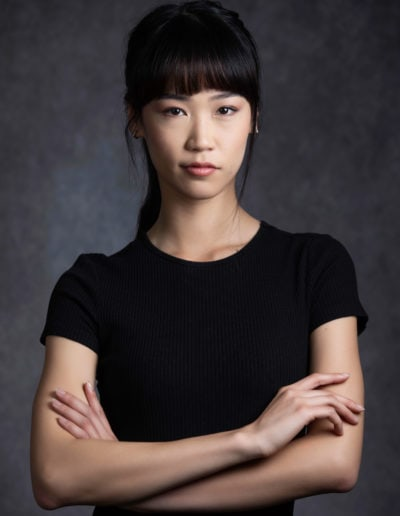
#> input picture Photos/woman.jpg, 400 x 516 px
$ python contours.py
#> lines starting #> are read from the running program, lines starting #| are printed output that depends on the picture; after the words box and inside, x2 and y2 are one past the last pixel; in counts of white or black regions, pixels touching at a corner belong together
import cv2 as cv
import numpy as np

img = cv.imread("Photos/woman.jpg")
#> img is the input picture: shape (516, 400, 3); mean B, G, R 58.1, 57.5, 66.6
cv.imshow("Normal", img)

blank = np.zeros(img.shape, dtype="uint8")
cv.imshow("Blank", blank)


grey = cv.cvtColor(img, cv.COLOR_BGR2GRAY)
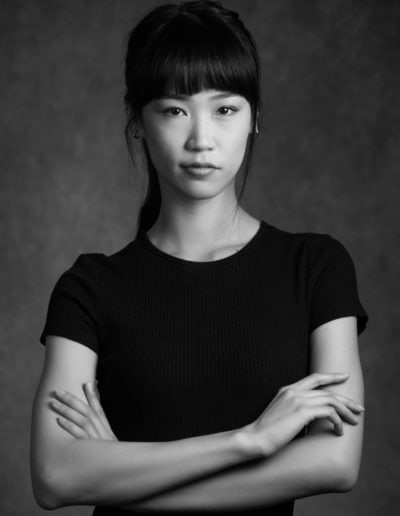
#> grey: shape (516, 400); min 0, max 228, mean 60.3
cv.imshow("Grey", grey)

# [9 lines of commented-out code are left out]
ret, thresh = cv.threshold(grey, 125, 255, cv.THRESH_BINARY)
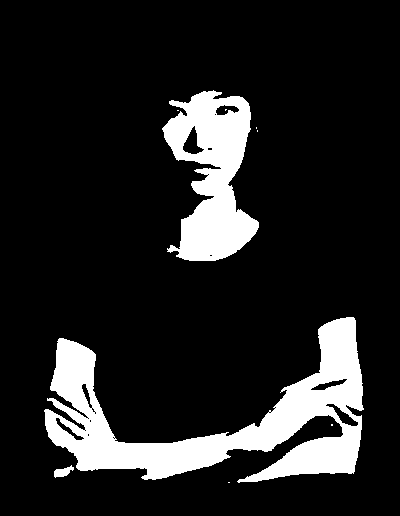
#> thresh: shape (516, 400); 13.9% white; 9 white regions (6 under 20 px)
cv.imshow("Thresh", thresh)

contours, hierachies = cv.findContours(thresh, cv.RETR_LIST, cv.CHAIN_APPROX_SIMPLE)
#> contours = 29 contours, 20 with area under 20; largest, box (x1, y1, x2, y2) and area: (44, 317, 364, 483) 18870, (162, 90, 259, 261) 9624, (182, 125, 205, 155) 320, (325, 403, 359, 427) 249, (310, 378, 348, 391) 189
print(len(contours))
#| 29


cv.drawContours(blank, contours, -1, (0,0,255), 2)
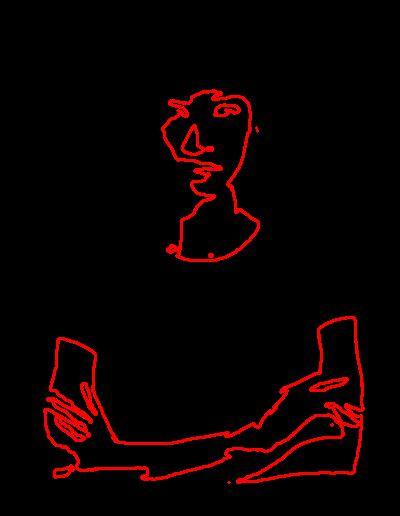
#> blank: shape (516, 400, 3); mean of channels 0, 1, 2 0, 0, 11.7; drawn as B, G, R
cv.imshow("Contours drawn", blank)


cv.waitKey(0)

$ run again, with Photos/boston.jpg copied over Photos/woman.jpg
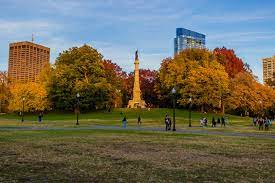
#> input picture Photos/boston.jpg, 275 x 183 px
#> img is the input picture: shape (183, 275, 3); mean B, G, R 90.2, 106.1, 108.8
#> `ret, thresh = cv.threshold(grey, 125, 255, cv.THRESH_BINARY)`:
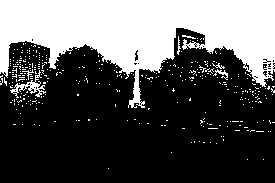
#> thresh: shape (183, 275); 33.5% white; 363 white regions (356 under 20 px)
#> contours = 417 contours, 410 with area under 20; largest, box (x1, y1, x2, y2) and area: (0, 0, 275, 108) 15215, (10, 70, 46, 98) 186, (134, 49, 139, 62) 34, (213, 69, 228, 80) 26, (262, 63, 268, 70) 24, (244, 62, 250, 71) 20, (262, 70, 268, 77) 20
#| 417
#> `cv.drawContours(blank, contours, -1, (0,0,255), 2)`:
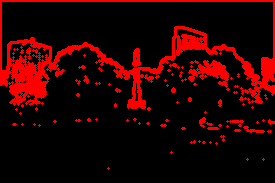
#> blank: shape (183, 275, 3); mean of channels 0, 1, 2 0, 0, 36.8; drawn as B, G, R

$ run again, with Photos/cat.jpg copied over Photos/woman.jpg
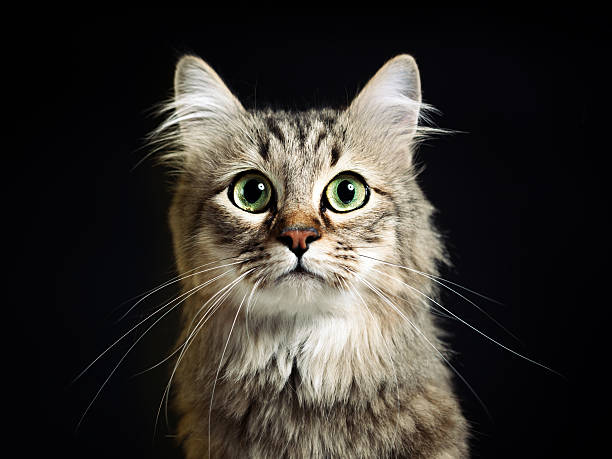
#> input picture Photos/cat.jpg, 612 x 459 px
#> img is the input picture: shape (459, 612, 3); mean B, G, R 45, 49.8, 53.5
#> `ret, thresh = cv.threshold(grey, 125, 255, cv.THRESH_BINARY)`:
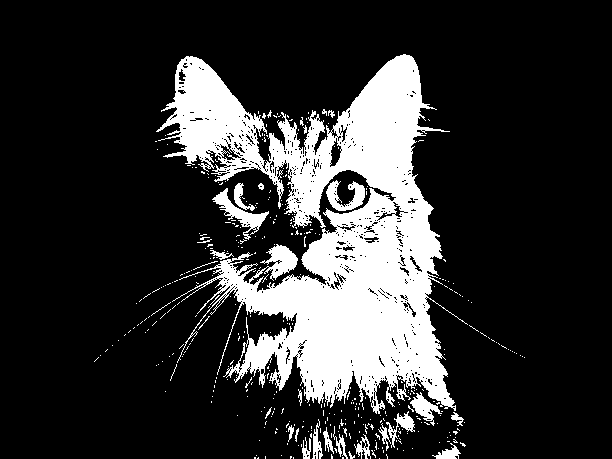
#> thresh: shape (459, 612); 19.3% white; 399 white regions (372 under 20 px)
#> contours = 1230 contours, 1173 with area under 20; largest, box (x1, y1, x2, y2) and area: (156, 54, 468, 414) 49454, (212, 188, 269, 240) 666, (326, 180, 365, 211) 535, (410, 392, 442, 426) 357, (386, 411, 415, 448) 253
#| 1230
#> `cv.drawContours(blank, contours, -1, (0,0,255), 2)`:
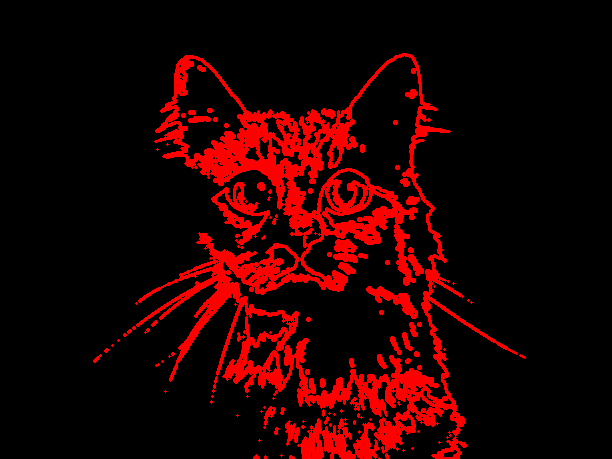
#> blank: shape (459, 612, 3); mean of channels 0, 1, 2 0, 0, 33.2; drawn as B, G, R
